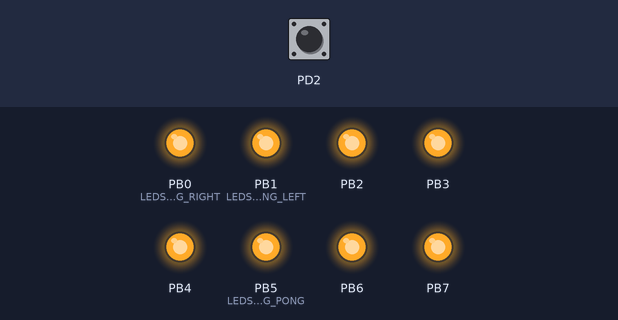
The program below on a simulated ATmega32, built with avr-gcc and emulated at 8 MHz. Shown: output pins drawn as LEDs (lit = HIGH). Dashed ring = blinking. Inputs (shaded band) come from the test bench; at power-on: PD2 HIGH.

Above: at 1.2 s.
1.3 s: PD2 pulled LOW for 0.15 s
At 1.68 s:
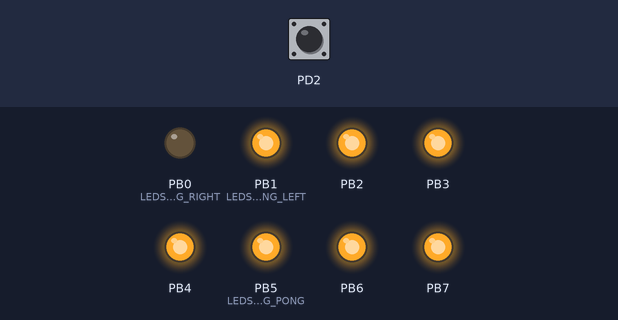
4.3 s: PD2 pulsed LOW 5 times (0.12 s each, 0.3 s apart)
7.9 s: PD2 pulled LOW for 1 s
10.9 s: PD2 pulled LOW for 0.15 s
At 11.5 s:
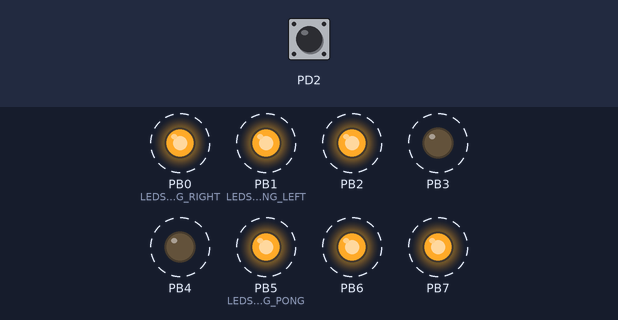
14.0 s: PD2 pulled LOW for 3.2 s
At 15.43 s:
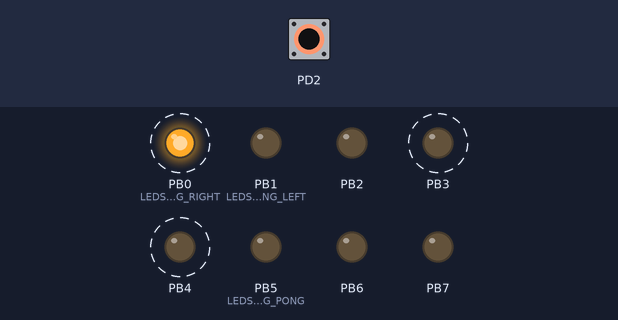
18.7 s: PD2 pulsed LOW 5 times (0.12 s each, 0.3 s apart)
At 20.23 s:
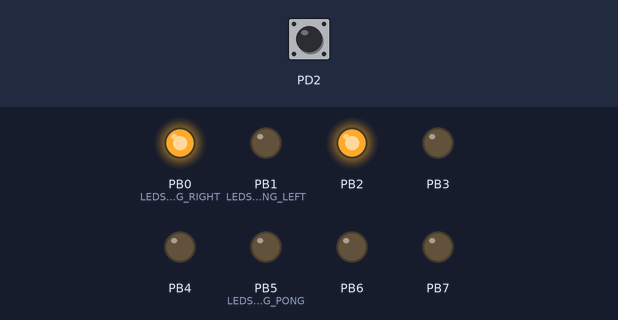
Timing chart, 0 to 28.7 s (numbered marks = the images above; inputs shaded):
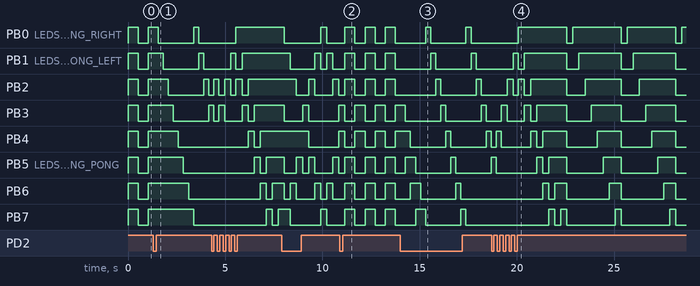

The program:

main.c
```c
/*
 * main.c
 *
 *  Created on: Aug 20, 2023
 *      Author: Marawan Ahmed
 */

#include <avr/io.h>
#include "MCAL/DIO/DIO.h"
#include "MCAL/INT/INT.h"
#include <avr/interrupt.h>
#include <util/delay.h>

#define LEDS_PORT DIO_PORTB
#define SWITCHS_PORT DIO_PORTD
#define SWITCH_1 DIO_PIN0
#define SWITCH_2 DIO_PIN1
#define SWITCH_3 DIO_PIN2

#define LEDS_MODE_FLASH 0
#define LEDS_MODE_SHIFT_LEFT 1
#define LEDS_MODE_SHIFT_RIGHT 2
#define LEDS_MODE_COVERGE 3
#define LEDS_MODE_DIVERGE 4
#define LEDS_MODE_PING_PONG 5
#define LEDS_MODE_SNAKE 6
#define LEDS_MODE_COVERGE_DIVERGE 7

#define LEDS_MODE_PING_PONG_RIGHT 0
#define LEDS_MODE_PING_PONG_LEFT 1

#define LEDS_MODE_COVERGE_DIVERGE_COVERGE 0
#define LEDS_MODE_COVERGE_DIVERGE_DIVERGE 1

u8 pattern = 0x00;
u8 mode = LEDS_MODE_FLASH;
u8 ping_direction = LEDS_MODE_PING_PONG_RIGHT;
u8 condiv_direction = LEDS_MODE_COVERGE_DIVERGE_COVERGE;

void flashing (void);
void shift_left (void);
void shift_right (void);
void coverge (void);
void diverge (void);
void ping_pong (void);
void snake (void);
void coverge_diverge (void);

int main(){
	DIO_voidSetPinDirection(DIO_PORTD, DIO_PIN2, DIO_PIN_INPUT_PULLUP);
//	DIO_voidSetPinDirection(DIO_PORTD, DIO_PIN3, DIO_PIN_INPUT_PULLUP);
	DIO_voidSetPortDirection (LEDS_PORT, DIO_PORT_OUTPUT);

	sei(); /*set global interrupt*/ // SET_BIT(SREG, I);

	INT_voidEnable(INT_INT0, INT_SENSE_FALLING_EDGE);
//	INT_voidEnable(INT_INT1, INT_SENSE_ANY_CHANGE);

	while(1){
		switch(mode){
			case LEDS_MODE_FLASH: flashing(); break;
			case LEDS_MODE_SHIFT_LEFT: shift_left(); break;
			case LEDS_MODE_SHIFT_RIGHT: shift_right(); break;
			case LEDS_MODE_COVERGE: coverge(); break;
			case LEDS_MODE_DIVERGE: diverge(); break;
			case LEDS_MODE_PING_PONG: ping_pong(); break;
			case LEDS_MODE_SNAKE: snake(); break;
			case LEDS_MODE_COVERGE_DIVERGE: coverge_diverge(); break;
			default: flashing();  shift_right(); shift_right(); flashing(); shift_left(); shift_left();
		}
	}
}


ISR(INT0_vect){
	switch(mode){
		case LEDS_MODE_FLASH: mode = LEDS_MODE_SHIFT_LEFT; break;
		case LEDS_MODE_SHIFT_LEFT: mode = LEDS_MODE_SHIFT_RIGHT; break;
		case LEDS_MODE_SHIFT_RIGHT: mode = LEDS_MODE_COVERGE; break;
		case LEDS_MODE_COVERGE: mode = LEDS_MODE_DIVERGE; break;
		case LEDS_MODE_DIVERGE: mode = LEDS_MODE_PING_PONG; break;
		case LEDS_MODE_PING_PONG: mode = LEDS_MODE_SNAKE; break;
		case LEDS_MODE_SNAKE: mode = LEDS_MODE_COVERGE_DIVERGE; break;
		case LEDS_MODE_COVERGE_DIVERGE: mode = LEDS_MODE_FLASH; break;
	}
}

//ISR(INT1_vect){
//	DIO_voidTogglePinValue(DIO_PORTB, DIO_PIN5);
//}


void flashing (void){
	if (mode != LEDS_MODE_FLASH) pattern = 0x00;
	mode = LEDS_MODE_FLASH;

	pattern = ~pattern;
	DIO_voidSetPortValue (LEDS_PORT, pattern);

	_delay_ms(500);
}

void shift_left (void){
	if (mode != LEDS_MODE_SHIFT_LEFT) pattern = 0x01;
	mode = LEDS_MODE_SHIFT_LEFT;

	if (pattern == 0x80){
		pattern = 0x01;
	}
	else{
		pattern = pattern<<1;
	}

	DIO_voidSetPortValue (LEDS_PORT, pattern);

	_delay_ms(250);
}

void shift_right (void){
	if (mode != LEDS_MODE_SHIFT_RIGHT) pattern = 0x80;
	mode = LEDS_MODE_SHIFT_RIGHT;

	if (pattern == 0x01){
		pattern = 0x80;
	}
	else{
		pattern = pattern>>1;
	}

	DIO_voidSetPortValue (LEDS_PORT, pattern);

	_delay_ms(250);
}

void coverge (void){
	if (mode != LEDS_MODE_COVERGE) pattern = 0x81;
	mode = LEDS_MODE_COVERGE;

	if (pattern == 0x18){
		pattern = 0x81;
	}
	else{
		u8 u_temp, l_temp;
		u_temp = (pattern & 0xf0) >> 1;
		l_temp = (pattern & 0x0f) << 1;

		pattern = u_temp + l_temp;
	}

	DIO_voidSetPortValue (LEDS_PORT, pattern);

	_delay_ms(300);
}

void diverge (void){
	if (mode != LEDS_MODE_DIVERGE) pattern = 0x18;
	mode = LEDS_MODE_DIVERGE;

	if (pattern == 0x81){
		pattern = 0x18;
	}
	else{
		u8 u_temp, l_temp;
		u_temp = (pattern & 0xf0) << 1;
		l_temp = (pattern & 0x0f) >> 1;

		pattern = u_temp + l_temp;
	}

	DIO_voidSetPortValue (LEDS_PORT, pattern);

	_delay_ms(300);
}

void ping_pong (void){
	if (mode != LEDS_MODE_PING_PONG) {pattern = 0x80; ping_direction = LEDS_MODE_PING_PONG_RIGHT;}
	mode = LEDS_MODE_PING_PONG;

	if (ping_direction == LEDS_MODE_PING_PONG_RIGHT){
		pattern = pattern>>1;
	}
	else if (ping_direction == LEDS_MODE_PING_PONG_LEFT){
		pattern = pattern<<1;
	}

	if (pattern == 0x01){
		ping_direction = LEDS_MODE_PING_PONG_LEFT;
	}
	else if (pattern == 0x80){
		ping_direction = LEDS_MODE_PING_PONG_RIGHT;
	}

	DIO_voidSetPortValue (LEDS_PORT, pattern);

	_delay_ms(250);
}

void snake (void){
	if (mode != LEDS_MODE_SNAKE) pattern = 0x00;
	mode = LEDS_MODE_SNAKE;

	if (pattern == 0xff){
		pattern = 0x00;
	}
	else{
		pattern = pattern<<1 | 0x01;
	}

	DIO_voidSetPortValue (LEDS_PORT, pattern);

	_delay_ms(300);
}

void coverge_diverge (void){
	if (mode != LEDS_MODE_COVERGE_DIVERGE){ pattern = 0x81; condiv_direction = LEDS_MODE_COVERGE_DIVERGE_COVERGE;}
	mode = LEDS_MODE_COVERGE_DIVERGE;

	if (condiv_direction == LEDS_MODE_COVERGE_DIVERGE_COVERGE){
		u8 u_temp, l_temp;
		u_temp = (pattern & 0xf0) >> 1;
		l_temp = (pattern & 0x0f) << 1;

		pattern = u_temp + l_temp;
	}
	else if (condiv_direction == LEDS_MODE_COVERGE_DIVERGE_DIVERGE){
		u8 u_temp, l_temp;
		u_temp = (pattern & 0xf0) << 1;
		l_temp = (pattern & 0x0f) >> 1;

		pattern = u_temp + l_temp;
	}

	if (pattern == 0x81){
		condiv_direction = LEDS_MODE_COVERGE_DIVERGE_COVERGE;
	}
	else if (pattern == 0x18){
		condiv_direction = LEDS_MODE_COVERGE_DIVERGE_DIVERGE;
	}

	DIO_voidSetPortValue (LEDS_PORT, pattern);

	_delay_ms(300);
}
```

BIT_Math.h
```c
#ifndef BIT_MATH_H
#define BIT_MATH_H

#define SET_BIT(var,bit) var|(1<<bit)
#define CLR_BIT(var,bit) var&(~(1<<bit))
#define TGL_BIT(var,bit) var^(1<<bit)
#define GET_BIT(var,bit) (var>>bit)&1

#endif
```

STD_Types.h
```c
#ifndef STD_TYPES_H
#define STD_TYPES_H

typedef unsigned char          u8;
typedef unsigned short int     u16;
typedef unsigned long int      u32;
typedef signed char            s8;
typedef signed short int       s16;
typedef signed long int        s32;
typedef float                  f32;
typedef double                 f64;

#endif
```

DIO.c
```c
#include <avr/io.h>
#include "../../LIB/STD_Types.h"
#include "../../LIB/BIT_Math.h"
#include "DIO.h"


void DIO_voidSetPinDirection (u8 Copy_u8Port, u8 Copy_u8Pin, u8 Copy_u8Direction){
	if(Copy_u8Pin < 8){
		if (Copy_u8Direction == DIO_PIN_OUTPUT){
			switch(Copy_u8Port){
				case DIO_PORTA: DDRA = SET_BIT(DDRA,Copy_u8Pin); break;
				case DIO_PORTB: DDRB = SET_BIT(DDRB,Copy_u8Pin); break;
				case DIO_PORTC: DDRC = SET_BIT(DDRC,Copy_u8Pin); break;
				case DIO_PORTD: DDRD = SET_BIT(DDRD,Copy_u8Pin); break;
				default:	return;/*do nothing*/
			}
		}
		else if (Copy_u8Direction == DIO_PIN_INPUT){
			switch(Copy_u8Port){
				case DIO_PORTA: DDRA = CLR_BIT(DDRA,Copy_u8Pin); break;
				case DIO_PORTB: DDRB = CLR_BIT(DDRB,Copy_u8Pin); break;
				case DIO_PORTC: DDRC = CLR_BIT(DDRC,Copy_u8Pin); break;
				case DIO_PORTD: DDRD = CLR_BIT(DDRD,Copy_u8Pin); break;
				default:	return;	/*do nothing*/
			}
		}
		else if (Copy_u8Direction == DIO_PIN_INPUT_PULLUP){
			switch(Copy_u8Port){
				case DIO_PORTA: DDRA = CLR_BIT(DDRA,Copy_u8Pin); PORTA = SET_BIT(PORTA,Copy_u8Pin);break;
				case DIO_PORTB: DDRB = CLR_BIT(DDRB,Copy_u8Pin); PORTB = SET_BIT(PORTB,Copy_u8Pin);break;
				case DIO_PORTC: DDRC = CLR_BIT(DDRC,Copy_u8Pin); PORTC = SET_BIT(PORTC,Copy_u8Pin);break;
				case DIO_PORTD: DDRD = CLR_BIT(DDRD,Copy_u8Pin); PORTD = SET_BIT(PORTD,Copy_u8Pin);break;
				default:	return;	/*do nothing*/
			}
		}

		else{
			/*do nothing*/
			return;
		}

	}
	else{
		/*do nothing*/
	}
}


void DIO_voidSetPinValue (u8 Copy_u8Port, u8 Copy_u8Pin, u8 Copy_u8Value){
	if(Copy_u8Pin < 8){
		if (Copy_u8Value == DIO_HIGH){
			switch(Copy_u8Port){
				case DIO_PORTA: PORTA = SET_BIT(PORTA,Copy_u8Pin); break;
				case DIO_PORTB: PORTB = SET_BIT(PORTB,Copy_u8Pin); break;
				case DIO_PORTC: PORTC = SET_BIT(PORTC,Copy_u8Pin); break;
				case DIO_PORTD: PORTD = SET_BIT(PORTD,Copy_u8Pin); break;
				default:	return;/*do nothing*/
			}
		}
		else if (Copy_u8Value == DIO_LOW){
			switch(Copy_u8Port){
				case DIO_PORTA: PORTA = CLR_BIT(PORTA,Copy_u8Pin); break;
				case DIO_PORTB: PORTB = CLR_BIT(PORTB,Copy_u8Pin); break;
				case DIO_PORTC: PORTC = CLR_BIT(PORTC,Copy_u8Pin); break;
				case DIO_PORTD: PORTD = CLR_BIT(PORTD,Copy_u8Pin); break;
				default:	return;/*do nothing*/
			}
		}
		else{
			/*do nothing*/
			return;
		}

	}
	else{
		/*do nothing*/
		return;
	}
}

void DIO_voidTogglePinValue (u8 Copy_u8Port, u8 Copy_u8Pin){
	if(Copy_u8Pin < 8){
			switch(Copy_u8Port){
				case DIO_PORTA: PORTA = TGL_BIT(PORTA,Copy_u8Pin); break;
				case DIO_PORTB: PORTB = TGL_BIT(PORTB,Copy_u8Pin); break;
				case DIO_PORTC: PORTC = TGL_BIT(PORTC,Copy_u8Pin); break;
				case DIO_PORTD: PORTD = TGL_BIT(PORTD,Copy_u8Pin); break;
				default:	return;/*do nothing*/
			}
	}
	else{
		/*do nothing*/
		return;
	}
}
u8 DIO_u8GetPinValue (u8 Copy_u8Port, u8 Copy_u8Pin){
	if(Copy_u8Pin < 8){
		switch(Copy_u8Port){
			case DIO_PORTA: return GET_BIT(PINA,Copy_u8Pin);
			case DIO_PORTB: return GET_BIT(PINB,Copy_u8Pin);
			case DIO_PORTC: return GET_BIT(PINC,Copy_u8Pin);
			case DIO_PORTD: return GET_BIT(PIND,Copy_u8Pin);
			default       :	return 0xff;              /*as a wrong entry*/
		}
	}
	else{
		/*do nothing*/
	}
}

void DIO_voidSetPortDirection (u8 Copy_u8Port, u8 Copy_u8DirValue){
	switch(Copy_u8Port){
		case DIO_PORTA: DDRA = Copy_u8DirValue; break;
		case DIO_PORTB: DDRB = Copy_u8DirValue; break;
		case DIO_PORTC: DDRC = Copy_u8DirValue; break;
		case DIO_PORTD: DDRD = Copy_u8DirValue; break;
		default:	return;/*do nothing*/
	}
}

void DIO_voidSetPortValue (u8 Copy_u8Port, u8 Copy_u8Value){
	switch(Copy_u8Port){
		case DIO_PORTA: PORTA = Copy_u8Value; break;
		case DIO_PORTB: PORTB = Copy_u8Value; break;
		case DIO_PORTC: PORTC = Copy_u8Value; break;
		case DIO_PORTD: PORTD = Copy_u8Value; break;
		default:	return;/*do nothing*/
	}

}
```

DIO.h
```c
#ifndef DIO_H
#define DIO_H

#include "../../LIB/STD_Types.h"

#define DIO_PIN_INPUT 0
#define DIO_PIN_OUTPUT 1
#define DIO_PIN_INPUT_PULLUP 2

#define DIO_PORT_INPUT 0x00
#define DIO_PORT_OUTPUT 0xFF

#define DIO_PORTA 0
#define DIO_PORTB 1
#define DIO_PORTC 2
#define DIO_PORTD 3

#define DIO_PIN0 0
#define DIO_PIN1 1
#define DIO_PIN2 2
#define DIO_PIN3 3
#define DIO_PIN4 4
#define DIO_PIN5 5
#define DIO_PIN6 6
#define DIO_PIN7 7

#define DIO_HIGH 1
#define DIO_LOW 0

/**********************APIs**********************/
void DIO_voidSetPinDirection (u8 Copy_u8Port, u8 Copy_u8Pin, u8 Copy_u8Direction);
void DIO_voidSetPinValue (u8 Copy_u8Port, u8 Copy_u8Pin, u8 Copy_u8Value);
void DIO_voidTogglePinValue (u8 Copy_u8Port, u8 Copy_u8Pin);
u8 DIO_u8GetPinValue (u8 Copy_u8Port, u8 Copy_u8Pin);

void DIO_voidSetPortDirection (u8 Copy_u8Port, u8 Copy_u8DirValue);
void DIO_voidSetPortValue (u8 Copy_u8Port, u8 Copy_u8Value);
#endif
```

INT.c
```c
/*
 * INT.C

 *
 *  Created on: Aug 21, 2023
 *      Author: Marawan Ahmed
 */

#include <avr/interrupt.h>
#include "../../LIB/STD_Types.h"
#include "../../LIB/BIT_Math.h"
#include "INT.h"

void INT_voidEnable(u8 Copy_u8INTIndex, u8 Copy_u8INTSense){
	switch (Copy_u8INTIndex) {
		case INT_INT0:
			switch (Copy_u8INTSense) {
				case INT_SENSE_FALLING_EDGE:
					MCUCR = CLR_BIT(MCUCR, ISC00);
					MCUCR = SET_BIT(MCUCR, ISC01);
					break;
				case INT_SENSE_RISING_EDGE:
					MCUCR = SET_BIT(MCUCR, ISC00);
					MCUCR = SET_BIT(MCUCR, ISC01);
					break;

				case INT_SENSE_ANY_CHANGE:
					MCUCR = SET_BIT(MCUCR, ISC00);
					MCUCR = CLR_BIT(MCUCR, ISC01);
					break;

				case INT_SENSE_LOW_LEVEL:
					MCUCR = CLR_BIT(MCUCR, ISC00);
					MCUCR = CLR_BIT(MCUCR, ISC01);
					break;
			}
			GICR = SET_BIT(GICR, INT0);
			break;

		case INT_INT1:
			switch (Copy_u8INTSense) {
				case INT_SENSE_FALLING_EDGE:
					MCUCR = CLR_BIT(MCUCR, ISC10);
					MCUCR = SET_BIT(MCUCR, ISC11);
					break;
				case INT_SENSE_RISING_EDGE:
					MCUCR = SET_BIT(MCUCR, ISC10);
					MCUCR = SET_BIT(MCUCR, ISC11);
					break;

				case INT_SENSE_ANY_CHANGE:
					MCUCR = SET_BIT(MCUCR, ISC10);
					MCUCR = CLR_BIT(MCUCR, ISC11);
					break;

				case INT_SENSE_LOW_LEVEL:
					MCUCR = CLR_BIT(MCUCR, ISC10);
					MCUCR = CLR_BIT(MCUCR, ISC11);
					break;
			}
			GICR = SET_BIT(GICR, INT1);
			break;

		case INT_INT2:
			switch (Copy_u8INTSense) {
				case INT_SENSE_FALLING_EDGE:
					MCUCSR = CLR_BIT(MCUCSR, ISC2);
					break;
				case INT_SENSE_RISING_EDGE:
					MCUCSR = SET_BIT(MCUCSR, ISC2);
					break;

			}
			GICR = SET_BIT(GICR, INT2);
			break;
	}
}
void INT_voidDisable(u8 Copy_u8INTIndex){
	switch (Copy_u8INTIndex) {
		case INT_INT0:
			GICR = CLR_BIT(GICR, INT0);
			break;

		case INT_INT1:
			GICR = CLR_BIT(GICR, INT1);
			break;

		case INT_INT2:
			GICR = CLR_BIT(GICR, INT2);
			break;
	}
}
```

INT.h
```c
/*
 * INT.h
 *
 *  Created on: Aug 21, 2023
 *      Author: Marawan Ahmed
 */

#ifndef INT_H
#define INT_H


/***********************Cfg***********************/
#define INT_INT0	0
#define INT_INT1	1
#define INT_INT2	2


/***********************Sense***********************/
#define INT_SENSE_FALLING_EDGE	0
#define INT_SENSE_RISING_EDGE	1
#define INT_SENSE_ANY_CHANGE	2
#define INT_SENSE_LOW_LEVEL 	3

/**********************APIs**********************/
void INT_voidEnable(u8 Copy_u8INTIndex, u8 Copy_u8INTSense);
void INT_voidDisable(u8 Copy_u8INTIndex);

#endif /* MCAL_INT_INT_H_ */
```

Measured:
- after the input at 10.9 s, PB0 (LEDS_MODE_PING_PONG_RIGHT), PB7: alternates HIGH for 0.52 s and LOW for 0.52 s, starting after 0.26 s
- after the input at 14.0 s, PB0 (LEDS_MODE_PING_PONG_RIGHT): alternates HIGH for 0.26 s and LOW for 1.8 s, starting after 1.3 s; PB1 (LEDS_MODE_PING_PONG_LEFT): alternates HIGH for 0.26 s and LOW for 1.8 s, starting after 1.6 s
- after the input at 18.7 s, PB0 (LEDS_MODE_PING_PONG_RIGHT): alternates HIGH for 2.5 s and LOW for 0.31 s, starting after 1.4 s
- by itself, PB2: alternates HIGH for 0.31 s and LOW for 0.31 s, 7 changes in all, then stays HIGH
